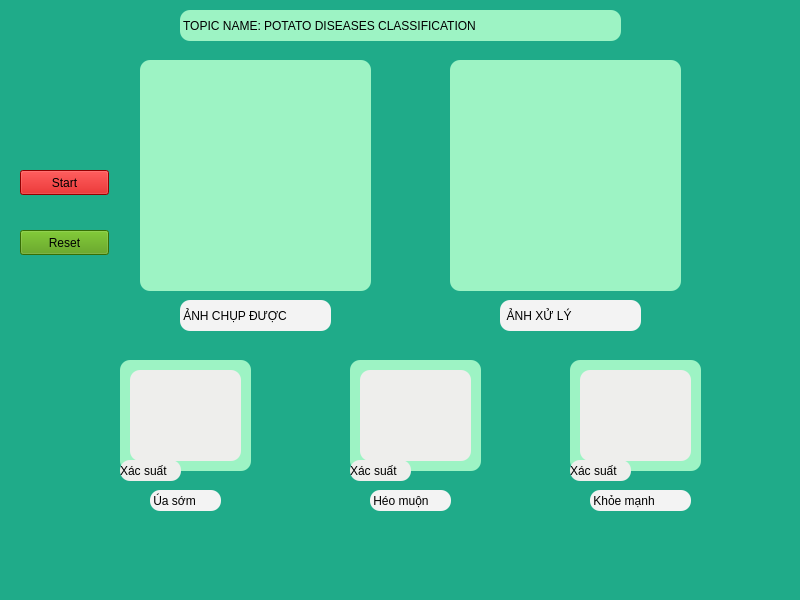
<?xml version="1.0" encoding="UTF-8"?>
<ui version="4.0">
 <class>MainWindow</class>
 <widget class="QMainWindow" name="MainWindow">
  <property name="geometry">
   <rect>
    <x>0</x>
    <y>0</y>
    <width>800</width>
    <height>600</height>
   </rect>
  </property>
  <property name="windowTitle">
   <string>MainWindow</string>
  </property>
  <property name="styleSheet">
   <string notr="true">background-color: rgb(31, 171, 137);
</string>
  </property>
  <widget class="QWidget" name="centralwidget">
   <widget class="QLabel" name="label">
    <property name="geometry">
     <rect>
      <x>180</x>
      <y>10</y>
      <width>441</width>
      <height>31</height>
     </rect>
    </property>
    <property name="styleSheet">
     <string notr="true">background-color: rgb(157, 243, 196);

font: 75 15pt &quot;Ubuntu Mono&quot;;
border-radius: 10px;
</string>
    </property>
    <property name="frameShape">
     <enum>QFrame::Box</enum>
    </property>
    <property name="frameShadow">
     <enum>QFrame::Plain</enum>
    </property>
    <property name="text">
     <string> TOPIC NAME: POTATO DISEASES CLASSIFICATION</string>
    </property>
   </widget>
   <widget class="QLabel" name="label_2">
    <property name="geometry">
     <rect>
      <x>180</x>
      <y>300</y>
      <width>151</width>
      <height>31</height>
     </rect>
    </property>
    <property name="styleSheet">
     <string notr="true">background-color: rgb(243, 243, 243);
font: 75 15pt &quot;Ubuntu Mono&quot;;
border-radius: 10px;</string>
    </property>
    <property name="text">
     <string> ẢNH CHỤP ĐƯỢC</string>
    </property>
   </widget>
   <widget class="QLabel" name="label_3">
    <property name="geometry">
     <rect>
      <x>500</x>
      <y>300</y>
      <width>141</width>
      <height>31</height>
     </rect>
    </property>
    <property name="styleSheet">
     <string notr="true">background-color: rgb(243, 243, 243);
font: 75 15pt &quot;Ubuntu Mono&quot;;
border-radius: 10px;</string>
    </property>
    <property name="text">
     <string>  ẢNH XỬ LÝ</string>
    </property>
   </widget>
   <widget class="QLabel" name="label_4">
    <property name="geometry">
     <rect>
      <x>150</x>
      <y>490</y>
      <width>71</width>
      <height>21</height>
     </rect>
    </property>
    <property name="styleSheet">
     <string notr="true">background-color: rgb(243, 243, 243);
font: 75 13pt &quot;Ubuntu Mono&quot;;
border-radius: 10px;</string>
    </property>
    <property name="text">
     <string> Úa sớm</string>
    </property>
   </widget>
   <widget class="QLabel" name="label_5">
    <property name="geometry">
     <rect>
      <x>370</x>
      <y>490</y>
      <width>81</width>
      <height>21</height>
     </rect>
    </property>
    <property name="styleSheet">
     <string notr="true">background-color: rgb(243, 243, 243);
font: 75 13pt &quot;Ubuntu Mono&quot;;
border-radius: 10px;</string>
    </property>
    <property name="text">
     <string> Héo muộn</string>
    </property>
   </widget>
   <widget class="QLabel" name="label_6">
    <property name="geometry">
     <rect>
      <x>590</x>
      <y>490</y>
      <width>101</width>
      <height>21</height>
     </rect>
    </property>
    <property name="styleSheet">
     <string notr="true">background-color: rgb(243, 243, 243);
font: 75 13pt &quot;Ubuntu Mono&quot;;
border-radius: 10px;</string>
    </property>
    <property name="text">
     <string> Khỏe mạnh</string>
    </property>
   </widget>
   <widget class="QLabel" name="label_10">
    <property name="geometry">
     <rect>
      <x>140</x>
      <y>60</y>
      <width>231</width>
      <height>231</height>
     </rect>
    </property>
    <property name="styleSheet">
     <string notr="true">background-color: rgb(157, 243, 196);
border-radius: 10px;</string>
    </property>
    <property name="text">
     <string/>
    </property>
   </widget>
   <widget class="QLabel" name="label_11">
    <property name="geometry">
     <rect>
      <x>450</x>
      <y>60</y>
      <width>231</width>
      <height>231</height>
     </rect>
    </property>
    <property name="styleSheet">
     <string notr="true">background-color: rgb(157, 243, 196);
border-radius: 10px;</string>
    </property>
    <property name="text">
     <string/>
    </property>
   </widget>
   <widget class="QWidget" name="widget" native="true">
    <property name="geometry">
     <rect>
      <x>120</x>
      <y>360</y>
      <width>131</width>
      <height>111</height>
     </rect>
    </property>
    <property name="styleSheet">
     <string notr="true">background-color: rgb(157, 243, 196);
border-radius: 10px;</string>
    </property>
    <widget class="QLabel" name="label_early_blight">
     <property name="geometry">
      <rect>
       <x>10</x>
       <y>10</y>
       <width>111</width>
       <height>91</height>
      </rect>
     </property>
     <property name="styleSheet">
      <string notr="true">background-color: rgb(238, 238, 236);</string>
     </property>
     <property name="text">
      <string/>
     </property>
    </widget>
   </widget>
   <widget class="QWidget" name="widget_2" native="true">
    <property name="geometry">
     <rect>
      <x>350</x>
      <y>360</y>
      <width>131</width>
      <height>111</height>
     </rect>
    </property>
    <property name="styleSheet">
     <string notr="true">background-color: rgb(157, 243, 196);
border-radius: 10px;</string>
    </property>
    <widget class="QLabel" name="label_late_blight">
     <property name="geometry">
      <rect>
       <x>10</x>
       <y>10</y>
       <width>111</width>
       <height>91</height>
      </rect>
     </property>
     <property name="styleSheet">
      <string notr="true">background-color: rgb(238, 238, 236);</string>
     </property>
     <property name="text">
      <string/>
     </property>
    </widget>
   </widget>
   <widget class="QWidget" name="widget_3" native="true">
    <property name="geometry">
     <rect>
      <x>570</x>
      <y>360</y>
      <width>131</width>
      <height>111</height>
     </rect>
    </property>
    <property name="styleSheet">
     <string notr="true">background-color: rgb(157, 243, 196);
border-radius: 10px;</string>
    </property>
    <widget class="QLabel" name="label_healthy">
     <property name="geometry">
      <rect>
       <x>10</x>
       <y>10</y>
       <width>111</width>
       <height>91</height>
      </rect>
     </property>
     <property name="styleSheet">
      <string notr="true">background-color: rgb(238, 238, 236);</string>
     </property>
     <property name="text">
      <string/>
     </property>
    </widget>
   </widget>
   <widget class="QLabel" name="prob_healthy">
    <property name="geometry">
     <rect>
      <x>570</x>
      <y>460</y>
      <width>61</width>
      <height>21</height>
     </rect>
    </property>
    <property name="styleSheet">
     <string notr="true">background-color: rgb(238, 238, 236);
border-radius: 10px;</string>
    </property>
    <property name="frameShape">
     <enum>QFrame::NoFrame</enum>
    </property>
    <property name="text">
     <string>Xác suất</string>
    </property>
   </widget>
   <widget class="QLabel" name="prob_late">
    <property name="geometry">
     <rect>
      <x>350</x>
      <y>460</y>
      <width>61</width>
      <height>21</height>
     </rect>
    </property>
    <property name="styleSheet">
     <string notr="true">background-color: rgb(238, 238, 236);
border-radius: 10px;</string>
    </property>
    <property name="frameShape">
     <enum>QFrame::NoFrame</enum>
    </property>
    <property name="text">
     <string>Xác suất</string>
    </property>
   </widget>
   <widget class="QLabel" name="prob_early">
    <property name="geometry">
     <rect>
      <x>120</x>
      <y>460</y>
      <width>61</width>
      <height>21</height>
     </rect>
    </property>
    <property name="styleSheet">
     <string notr="true">background-color: rgb(238, 238, 236);
border-radius: 10px;</string>
    </property>
    <property name="frameShape">
     <enum>QFrame::NoFrame</enum>
    </property>
    <property name="text">
     <string>Xác suất</string>
    </property>
   </widget>
   <widget class="QPushButton" name="control_bt">
    <property name="geometry">
     <rect>
      <x>20</x>
      <y>170</y>
      <width>89</width>
      <height>25</height>
     </rect>
    </property>
    <property name="styleSheet">
     <string notr="true">background-color: rgb(204, 0, 0);</string>
    </property>
    <property name="text">
     <string>Start</string>
    </property>
   </widget>
   <widget class="QPushButton" name="Reset">
    <property name="geometry">
     <rect>
      <x>20</x>
      <y>230</y>
      <width>89</width>
      <height>25</height>
     </rect>
    </property>
    <property name="styleSheet">
     <string notr="true">background-color: rgb(78, 154, 6);</string>
    </property>
    <property name="text">
     <string>Reset</string>
    </property>
   </widget>
  </widget>
  <widget class="QMenuBar" name="menubar">
   <property name="geometry">
    <rect>
     <x>0</x>
     <y>0</y>
     <width>800</width>
     <height>22</height>
    </rect>
   </property>
  </widget>
  <widget class="QStatusBar" name="statusbar"/>
 </widget>
 <resources/>
 <connections/>
</ui>
